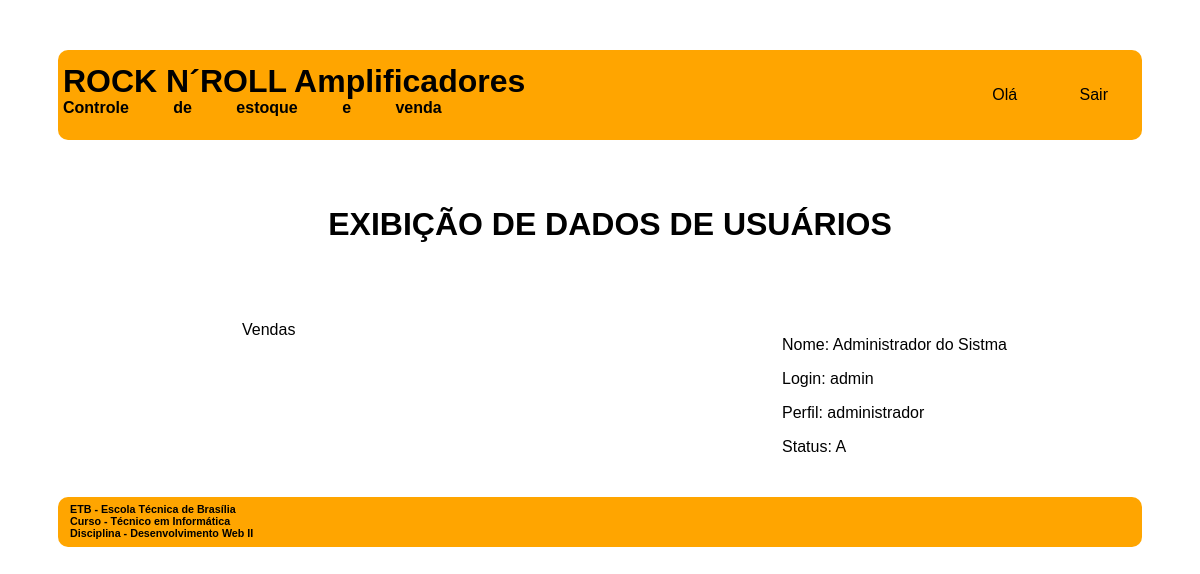
The page /exibe_fun.php?codigo=1 on the database its author committed.
### tables this page shows
CREATE TABLE `funcionarios` (
  `COD_FUN` int(11) NOT NULL,
  `NOME_FUN` varchar(45) NOT NULL,
  `LOGIN_FUN` varchar(45) NOT NULL,
  `SENHA_FUN` varchar(45) NOT NULL,
  `STATUS_FUN` char(1) NOT NULL DEFAULT 'A',
  `FUNCAO_FUN` varchar(45) NOT NULL
);

### exibe_fun.php (the view, shortened to what this page needs)
<!DOCTYPE html>
<html>
    <head>
        <link rel="stylesheet" type="text/css" href="css/layout.css">
		<link rel="stylesheet" type="text/css" href="css/menu.css">
    </head>
    <body>
        <div id="principal">
			<div id="topo">
				<div id="logo">
					<h1> ROCK N´ROLL Amplificadores </h1>
					<h4> Controle de estoque e venda </h4>
				</div>
				<div class="menu_global">
					<ul>
						<li> Olá <?php include "valida_login.php";?></li>
                        <li><a href="logout.php" class="active">Sair</a></li>
                    </ul>
				</div>
			</div>
			<div id="conteudo_especifico">
				<div class="div_central centralizar">
					<h1> EXIBIÇÃO DE DADOS DE USUÁRIOS </h1>
				</div>
				<div class="div_esquerda menu_local">
					<?php
						include "menu_local.php";
					?>
				</div>
				<div id="funcionalidade" class="div_direita">
					<?php
						$conectar = mysqli_connect ("localhost", "root", "", "335800");
						$cod = $_GET["codigo"];
						$sql_pesquisa = "SELECT nome_fun, login_fun, funcao_fun, status_fun
										 FROM funcionarios
										 WHERE cod_fun = '$cod'";
						$resultado_pesquisa = mysqli_query ($conectar, $sql_pesquisa);
						$registro = mysqli_fetch_row ($resultado_pesquisa);
						echo "<p> Nome: $registro[0] </p>";
						echo "<p> Login: $registro[1]</p>";
						echo "<p> Perfil: $registro[2]</p>";
						echo "<p> Status: $registro[3] </p>";
					?>
				</div>
			</div>
			<div id="rodape">
				<div id="texto_institucional">
					<div id="texto_institucional">
						<h6> ETB - Escola Técnica de Brasília </h6>
						<h6> Curso - Técnico em Informática </h6>
						<h6> Disciplina - Desenvolvimento Web II </h6>
					</div>
				</div>
		</div>
    </body>
</html>

### css/layout.css (style rules this page uses)
#principal { margin: 50px; font-family: arial; }
#topo { padding: 5px; display: grid; grid-template-columns: auto auto; margin: 0px auto 20px auto; grid-gap: 5px; border-radius: 10px; background-color: orange; color:black; justify-content: space-between; }
#logo h1 { line-height: 10px; word-spacing: 0px; }
#logo h4 { line-height: 0px; word-spacing: 40px; }
#conteudo_especifico { padding: 5px; display: grid; grid-template-columns: 50% 50%; margin: 0px auto 5px auto; grid-gap: 20px; }
.div_esquerda { margin: 0px auto auto 150px; }
.div_direita { margin: 15px 150px auto auto; }
.div_central { margin: auto 150px auto 150px; grid-column-start: 1; grid-column-end: 3; }
#rodape { padding: 0px; display: grid; grid-template-columns: auto auto; grid-template-rows: 50px; margin: 20px auto 0px auto; grid-gap: 5px; border-radius: 10px; background-color: orange; color:black; justify-content: space-between; }
#rodape h6 { line-height: 0px; word-spacing: 0px; margin: 12px auto 12px 12px; }
.centralizar { text-align: center; padding: 20px 30px 20px 30px; }

### css/menu.css (style rules this page uses)
.menu_global li { display: inline-flex; margin: 15px 29px; }
.menu_global a { text-decoration: none; color: black; }

### rows shown on the page
funcionarios: NOME_FUN "Administrador do Sistma", LOGIN_FUN "admin", FUNCAO_FUN "administrador", STATUS_FUN "A"
